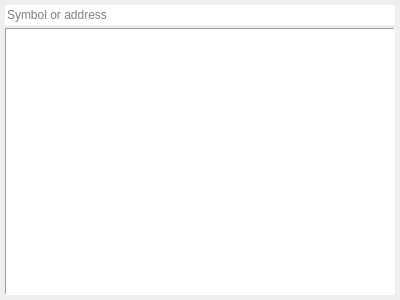
<?xml version="1.0" encoding="UTF-8"?>
<ui version="4.0">
 <class>GotoPopup</class>
 <widget class="QWidget" name="GotoPopup">
  <property name="geometry">
   <rect>
    <x>0</x>
    <y>0</y>
    <width>400</width>
    <height>300</height>
   </rect>
  </property>
  <property name="windowTitle">
   <string>Form</string>
  </property>
  <property name="autoFillBackground">
   <bool>true</bool>
  </property>
  <layout class="QVBoxLayout" name="verticalLayout">
   <property name="spacing">
    <number>3</number>
   </property>
   <property name="leftMargin">
    <number>5</number>
   </property>
   <property name="topMargin">
    <number>5</number>
   </property>
   <property name="rightMargin">
    <number>5</number>
   </property>
   <property name="bottomMargin">
    <number>5</number>
   </property>
   <item>
    <widget class="UpDownLineEdit" name="lineEdit">
     <property name="frame">
      <bool>false</bool>
     </property>
     <property name="placeholderText">
      <string>Symbol or address</string>
     </property>
    </widget>
   </item>
   <item>
    <widget class="QListWidget" name="listWidget">
     <property name="frameShape">
      <enum>QFrame::Shape::Panel</enum>
     </property>
    </widget>
   </item>
  </layout>
 </widget>
 <customwidgets>
  <customwidget>
   <class>UpDownLineEdit</class>
   <extends>QLineEdit</extends>
   <header>updownlineedit.h</header>
  </customwidget>
 </customwidgets>
 <resources/>
 <connections/>
</ui>
